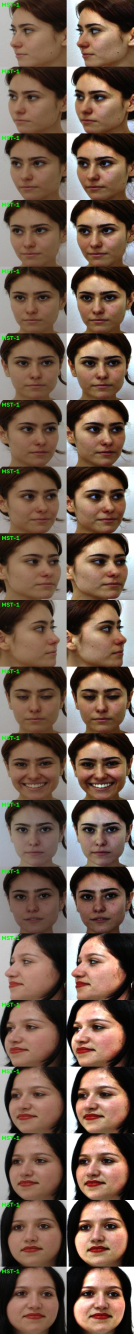
#> input picture ssr_check.jpg, 400 x 4000 px, found by its file name (shown at 1/3 size)
$ python -i train.py   (imports and definitions only)
#> lines starting #> are read from the running program, lines starting #| are printed output that depends on the picture
### ml_pipeline/src/hueview/regions.py
"""
HueView — Shared Regional Contract (used by Phases 7.3, 7.4, 7.5, 8, 9)
=======================================================================

This module holds the vocabulary that every Phase 7+ module agrees on:
region names, their canonical order, the `RegionPatch` container that
7.3 -> 7.4 -> 7.5 -> 8 passes along, and a compact codec for caching
segmentation results to disk.

Nothing here does image processing. It exists so that `hsv_skin_filter.py`
(7.4), `region_selector.py` (7.5) and the Phase 8 feature extractors cannot
silently disagree about what "region 3" means — a disagreement that would
scramble the 15-element CIELAB vector without raising a single error.

CANONICAL ORDER
---------------
The manuscript defines the segmentation order in Stage 3 of Feature
Selection as:

    (1) forehead, (2) left cheek, (3) right cheek, (4) nose bridge, (5) jawline

That order is authoritative here, because it is the order the 15-element
CIELAB Feature Vector (3 values x 5 regions) is built in at Phase 8.2.
Note that Appendix 3's reporting tables (Tables 19-27) list regions in a
slightly different order (Forehead, Left Cheek, Right Cheek, Jawline,
Nose). Reporting order is cosmetic; feature order is not. Use
REGION_ORDER for anything that becomes a feature vector, and
REPORTING_ORDER only when laying out results tables.

LEFT / RIGHT CONVENTION
-----------------------
"Left cheek" means the subject's anatomical left, which appears on the
RIGHT side of the image in a normal front-facing photo. MediaPipe's mesh
is defined in the same subject-anatomical convention, so as long as 7.3
builds its polygons from MediaPipe indices this is automatic. It is
called out explicitly because it is the single easiest thing to flip by
accident, and a flipped pair produces a plausible-looking but wrong
per-region table in Appendix 3.
"""

from __future__ import annotations

from dataclasses import dataclass, field
from typing import Dict, Optional, Tuple

import numpy as np

# --------------------------------------------------------------------------
# Region vocabulary
# --------------------------------------------------------------------------

#: Feature-vector order. Do not reorder — Phase 8.2's 15-element CIELAB
#: vector is built by concatenating regions in exactly this sequence.
REGION_ORDER: Tuple[str, ...] = (
    "forehead",
    "left_cheek",
    "right_cheek",
    "nose_bridge",
    "jawline",
)

#: Order used in the manuscript's results tables (Appendix 3). Cosmetic only.
REPORTING_ORDER: Tuple[str, ...] = (
    "forehead",
    "left_cheek",
    "right_cheek",
    "jawline",
    "nose_bridge",
)

#: Human-readable labels for figures, results tables and the Phase 16 UI.
REGION_DISPLAY: Dict[str, str] = {
    "forehead": "Forehead",
    "left_cheek": "Left Cheek",
    "right_cheek": "Right Cheek",
    "nose_bridge": "Nose Bridge",
    "jawline": "Jawline",
    # Table 26/28 and the List of Tables call this "Whole Face Classifier":
    # a separately trained EfficientNetB0 on the entire SSR-normalized face,
    # not a composite of the five regions.
    "full_face": "Full Face (Whole Face Classifier)",
}

#: Integer id per region, 1-5. Zero is reserved for "outside every region".
#: These ids are what the cached label map stores, so changing them
#: invalidates every cached .png on disk.
REGION_IDS: Dict[str, int] = {name: i + 1 for i, name in enumerate(REGION_ORDER)}
ID_TO_REGION: Dict[int, str] = {v: k for k, v in REGION_IDS.items()}

#: Approximate coverage areas from Table 3 of the manuscript, expressed as
#: (y_min, y_max, x_min, x_max) fractions of the face bounding box.
#: Phase 7.3 derives its polygons from MediaPipe landmarks, not from these
#: rectangles — but they are kept here as (a) a sanity check that landmark
#: polygons land roughly where the manuscript says they should, and (b) a
#: degraded fallback for images where MediaPipe returns no mesh.
TABLE3_COVERAGE: Dict[str, Tuple[float, float, float, float]] = {
    "forehead":    (0.00, 0.25, 0.20, 0.80),   # top 25% height, center 60% width
    "left_cheek":  (0.30, 0.65, 0.15, 0.45),   # middle 30-65% height, left 15-45% width
    "right_cheek": (0.30, 0.65, 0.55, 0.85),   # middle 30-65% height, right 55-85% width
    "nose_bridge": (0.35, 0.65, 0.30, 0.70),   # middle 35-65% height, center 30-70% width
    "jawline":     (0.65, 1.00, 0.40, 0.60),   # bottom 20-35% height, center 40-60% width
}

#: Status values a region can carry out of Phase 7.4. Ordered from best to
#: worst; `region_selector` uses this ordering when deciding what to route.
STATUS_OK = "ok"                              # primary HSV rule, healthy coverage
STATUS_RELAXED = "relaxed"                    # relaxed HSV rule was needed
STATUS_GEOMETRY_FALLBACK = "geometry_fallback"  # HSV stripped too much; polygon kept as-is
STATUS_EMPTY = "empty"                        # no usable pixels at all (landmark failure)

STATUS_RANK: Dict[str, int] = {
    STATUS_OK: 0,
    STATUS_RELAXED: 1,
    STATUS_GEOMETRY_FALLBACK: 2,
    STATUS_EMPTY: 3,
}

#: A region below this many valid pixels produces an unstable CIELAB mean.
#: Used as the default floor in both 7.4 and 7.5.
MIN_VALID_PIXELS = 50


# --------------------------------------------------------------------------
# The object that moves between phases
# --------------------------------------------------------------------------

@dataclass
class RegionPatch:
    """
    One anatomical region of one face, at whatever stage of Phase 7 it has
    reached.

    Produced by 7.3 (with `skin_mask` unset), refined by 7.4 (which fills
    `skin_mask`, `status` and the coverage counters), routed by 7.5, and
    consumed by Phase 8.

    Attributes
    ----------
    region:
        One of REGION_ORDER, or "full_face" for the composite built in 7.5.
    image:
        (H, W, 3) uint8 RGB. The SSR-normalized face from Phase 7.2, with
        every pixel outside this region's mask zeroed. Kept at the full
        224x224 frame rather than cropped to a bounding box so that
        EfficientNetB0 receives a consistent input size across regions and
        the spatial position of the patch stays meaningful.
    geometric_mask:
        (H, W) bool. The polygon mask from Phase 7.3, before HSV filtering.
    skin_mask:
        (H, W) bool. Valid skin pixels after Phase 7.4. This is the mask
        Phase 8.2 must average CIELAB over — never `geometric_mask`.
    status:
        One of the STATUS_* constants above.
    n_geometric_px / n_valid_px:
        Pixel counts before and after HSV filtering. Their ratio is the
        retention rate reported in the Phase 7 checkpoint.
    meta:
        Free-form diagnostics (which threshold tier fired, timings, etc.).
        Never read by downstream phases; safe to extend.
    """

    region: str
    image: np.ndarray
    geometric_mask: np.ndarray
    skin_mask: Optional[np.ndarray] = None
    status: str = STATUS_EMPTY
    n_geometric_px: int = 0
    n_valid_px: int = 0
    meta: Dict = field(default_factory=dict)

    # [30 lines left out: functions retention, is_usable, masked_pixels, __repr__, not called in this run]


# --------------------------------------------------------------------------
# Cache codec
# --------------------------------------------------------------------------
#
# Running MediaPipe (7.1) is the expensive part of Phase 7 — roughly 15-30 ms
# per image on CPU, which across 29,020 training images and multiple epochs
# is hours of wasted recomputation. SSR (7.2) by contrast is a single
# Gaussian blur and is cheap enough to redo on the fly.
#
# So the recommended caching strategy is: cache the *masks*, recompute SSR.
# The codec below packs all five geometric masks and all five post-HSV skin
# masks into one 224x224 uint8 array that PNG-compresses to a few kilobytes:
#
#     bits 0-2 : region id, 0 = outside all regions, 1-5 = REGION_IDS
#     bit  3   : 1 if this pixel survived Phase 7.4's HSV filter
#
# Regions are assumed non-overlapping. If 7.3 ever produces overlapping
# polygons, the later region in REGION_ORDER wins and a warning is raised.

_SKIN_BIT = 0b1000


# [22 lines left out: function encode_label_map, not called in this run]


def decode_label_map(
    label: np.ndarray,
    ssr_image: np.ndarray,
) -> Dict[str, RegionPatch]:
    """
    Rebuild RegionPatches from a cached label map plus a freshly recomputed
    SSR image.

    This is the inverse of `encode_label_map`. Statuses are not stored in
    the label map (they live in the per-image routing CSV written by 7.5),
    so decoded patches come back as STATUS_OK when they have pixels and
    STATUS_EMPTY when they do not. If you need exact status replay, join
    against the routing log on filename.
    """
    patches: Dict[str, RegionPatch] = {}
    region_ids = label & 0b0111
    skin_flag = (label & _SKIN_BIT).astype(bool)

    for name in REGION_ORDER:
        rid = REGION_IDS[name]
        geom = region_ids == rid
        skin = geom & skin_flag
        n_geom = int(geom.sum())
        n_valid = int(skin.sum())
        image = np.zeros_like(ssr_image)
        image[geom] = ssr_image[geom]
        patches[name] = RegionPatch(
            region=name,
            image=image,
            geometric_mask=geom,
            skin_mask=skin,
            status=STATUS_OK if n_valid >= MIN_VALID_PIXELS else STATUS_EMPTY,
            n_geometric_px=n_geom,
            n_valid_px=n_valid,
            meta={"source": "cached_label_map"},
        )
    return patches

### ml_pipeline/src/hueview/train.py
"""
PHASE 10 — HueView training.  [MANUSCRIPT-ALIGNED REVISION v5]

Trains one fused (EfficientNetB0 + CIELAB) classifier per configuration — the
five facial regions plus Full Face — reusing the frozen Phase 5 split and the
Baseline's training recipe.

v5 (manuscript, Stage 4 and Fused Classification & Output):
  * SIX configurations. Full Face is "processed by a separate EfficientNetB0
    classifier that receives the entire SSR-normalized face instead of a
    masked regional patch" (Stage 4) together with the 15-value CIELAB
    profile (Stage 5). It is a trained model, NOT a vote of the five.
    The final SCC is the six-way majority vote over all six configurations'
    predictions, assembled in evaluate.py and inference/hueview.py.
  * Augmentation = horizontal flip + rotation + colour jitter, with the
    Baseline's jitter ranges (see augment()).
  * Checkpoint and early stopping on best validation macro F1.
  Weights trained before v5 are not comparable; retrain all six under one
  run_tag.

Run order:
    python -m ml_pipeline.src.hueview.train --cache-lab    # once, per region
    python -m ml_pipeline.src.hueview.train --smoke        # 32-image sanity check
    python -m ml_pipeline.src.hueview.train --ablate-lab   # LAB branch matters?
    python -m ml_pipeline.src.hueview.train                # the real run

==========================================================================
WHAT v3 CHANGES, AND WHY IT MATTERS MORE THAN v2 DID
==========================================================================
v2 recomputed the HSV skin mask from the saved regional patch JPGs. That was
unnecessary and, as it turned out, wrong in two ways:

  * It used `DEFAULT_CONFIG` — the dataclass defaults baked into
    hsv_skin_filter.py — while run_phase7_4_batch.py loads the FROZEN config
    from configs/hsv_skin_thresholds.json. Those differ: the batch run uses
    hsv_source="original" (skin decided on the pre-SSR crop), the dataclass
    default is "ssr". v2 therefore filtered on a different image than the
    pipeline it was supposed to match, and the guard written to catch exactly
    that mismatch never fired, because it was reading the same wrong config it
    was meant to check. Every tier-escalation figure v2 printed is void.

  * It recomputed masks at all. Phase 7.4 ALREADY PERSISTED THEM.
    run_phase7_4_batch.py packs both the geometric and the post-HSV skin mask
    into one PNG per image via regions.encode_label_map(), at
    data/processed/label_maps/<exact manifest filename>.png:

        bits 0-2 : region id, 0 = outside all regions, 1-5 per REGION_IDS
        bit  3   : 1 if the pixel survived Phase 7.4's HSV filter

v3 therefore stops recomputing and READS THE REAL MASKS, via the module's own
regions.decode_label_map(). Training now consumes the identical skin_mask that
the batch pipeline produced and that Phase 8.2 averaged CIELAB over — not an
approximation of it. The frozen config is still loaded and echoed at startup,
but only so the run is self-documenting; no thresholds are applied here.

This also removes a whole class of error: no JPEG-black tolerance to tune, no
tier logic to replicate, no chance of drifting from the batch run.

==========================================================================
WHAT WAS WRONG WITH THE ORIGINAL train.py (still fixed here)
==========================================================================
Audited against "HueView System Architecture and Research Instrument",
Stages 3-5 of the HueView Proposed Approach (Figures 10 and 11).

[FIX 1] NO HSV SKIN FILTERING AT ALL.
    The original loaded the regional patch JPGs and used
    `mask = patch.any(axis=2)` as its "skin mask". Those JPGs carry Phase
    7.4's GEOMETRIC mask only — filter_region() writes
    `masked_image[geometric_mask] = ssr_image[geometric_mask]` and keeps
    skin_mask as a separate attribute. The HSV refinement the manuscript
    requires in Stage 3 ("remove residual non-skin features such as
    eyebrows, eyelashes, hair, eyes, and lips") never reached training.
    That is the entire explanation for the geometric-trained weights.
    Now: the real skin mask, read from the label map.

[FIX 2] CIELAB VIA OpenCV's QUANTIZED ENCODING.
    Old: cv2.cvtColor(..., COLOR_RGB2LAB) on uint8, then rescaled. That is
    the 8-bit display encoding, not CIELAB. Phase 8.2's cielab_features.py
    uses skimage.color.rgb2lab and documents why; the manuscript (Stage 5)
    specifies "RGB -> XYZ -> CIELAB via a standard matrix conversion".
    Training and the batch pipeline were in different colour spaces.
    Magnitude is small on an identical mask (dL* 0.08, da* 0.33, db* 0.31)
    but it is a correctness and train/inference-consistency fix.
    Now: skimage, same as Phase 8.2.

[FIX 3] full_face USED A 3-D WHOLE-IMAGE LAB VECTOR.
    Manuscript Figure 11 calls for a "CIELAB Feature Vector (15 Regional
    Color Features)", and regions.py states REGION_ORDER is authoritative
    "because it is the order the 15-element CIELAB Feature Vector
    (3 values x 5 regions) is built in at Phase 8.2". The old code called
    cielab_mean(face, mask=None) — a 3-vector over the ENTIRE image,
    including hair, eyes and background — and built every config with
    lab_dim=3. Now: 15-D in REGION_ORDER for full_face, 3-D for a single
    region; the lab branch is sized per configuration.

[FIX 4] ZERO-IMPUTATION BIASED TOWARD THE DARKEST CLASS.
    Old: cielab_mean returned np.zeros(3) for an empty region. (0,0,0) in
    CIELAB is pure black; cielab_features.py warns it "would bias the
    classifier toward the darkest SCC class". The `bad` counter was printed
    and ignored. Now: within-face imputation first, then the TRAIN-split
    mean. Validation is imputed from TRAIN statistics only.

[FIX 5] CHECKPOINT AND EARLY-STOPPING MONITORED DIFFERENT QUANTITIES.
    EarlyStopping watched val_loss with restore_best_weights while
    ModelCheckpoint watched val_accuracy, so the file on disk and the
    weights in memory could be two different models. (The old comment
    claimed ModelCheckpoint watched val_loss; it did not.) Both now
    monitor the same quantity: validation macro F1 (v4; was val_accuracy).

[FIX 6] CSVLogger used the default append=False with one filename for both
    fit() calls, so fine-tuning truncated the head-training log.

NOTE ON RETRAINING: fixes 1 and 3 change the model's input distribution.
Weights from before this revision are NOT comparable.

UPSTREAM, NOT FIXED HERE: the SSR images in images_ssr/ must be produced with
the manuscript's sigma = 30 (ssr_normalization.py SIGMA) before this runs.

--------------------------------------------------------------------------
ADAPTER SECTION - edit these to match your Phase 7/8 output layout, then
nothing below should need changing.
--------------------------------------------------------------------------
"""
from __future__ import annotations

import argparse
import json
import pathlib
import warnings
from collections import Counter

import cv2
import joblib
import numpy as np
import pandas as pd
import tensorflow as tf
from skimage.color import rgb2lab
from sklearn.preprocessing import StandardScaler
from sklearn.utils.class_weight import compute_class_weight
from tensorflow import keras
from tensorflow.keras import layers

# ---------------------------- ADAPTER ------------------------------------
ROOT = pathlib.Path(__file__).resolve().parents[2]          # -> ml_pipeline/

SPLIT_DIR = ROOT / "data/processed"            # train_hueview_usable.csv / val_hueview_usable.csv
FACE_DIR = SPLIT_DIR / "images_ssr"            # SSR faces (Phase 7.2)
LABEL_MAP_DIR = SPLIT_DIR / "label_maps"       # Phase 7.4 packed masks
COVERAGE_CSV = SPLIT_DIR / "phase7_4_full_coverage_stats.csv"
MODEL_DIR = ROOT / "models"
RESULT_DIR = ROOT / "results"
CONFIG_DIR = ROOT / "configs"
HSV_CONFIG_JSON = CONFIG_DIR / "hsv_skin_thresholds.json"

FNAME_COL = "filename"
LABEL_COL = "SCC_label"
IMG_SIZE = 224
N_CLASSES = 6

# Cohort folders the SSR images may be nested under, mirroring
# run_phase7_4_batch.resolve_ssr_path().
SSR_COHORTS = ["", "processed", "v5_processed", "c1_processed", "c2_processed"]

# Per Figure 10 -> Figure 11, the refined skin mask feeds the CNN as well as
# the CIELAB branch ("isolated, illumination-adjusted skin patches", Stage 4).
# Set False only to ablate the masking itself.
APPLY_SKIN_MASK_TO_CNN = True

# Stage 4: the Full Face classifier "receives the entire SSR-normalized face
# instead of a masked regional patch", so its CNN input is the unmasked SSR
# face. Set True only to ablate that choice.
MASK_FULL_FACE_IMAGE = False

# -------------------------- END ADAPTER ----------------------------------


# ---------------------------------------- the project's own shared contract
from .regions import (  # noqa: E402
    MIN_VALID_PIXELS,
    REGION_ORDER,
    decode_label_map,
)

REGION_ORDER = list(REGION_ORDER)
# Six configurations. full_face is a *configuration*, not a sixth anatomical
# region: its CIELAB vector is the concatenation of these five (5 x 3 = 15,
# per Figure 11) and its CNN sees the whole SSR face. It votes alongside the
# five regions for the final SCC -- see evaluate.py and inference/hueview.py.
FULL_FACE = "full_face"
REGIONS = REGION_ORDER + [FULL_FACE]

MISSING: Counter = Counter()


# [20 lines left out: function load_hsv_config, not called in this run]


def _fname_rel(fname: str) -> pathlib.Path:
    """Normalise a manifest filename to its path relative to images/.

    Mirrors run_phase7_4_batch.py: strip anything up to and including
    'images/', keep ' (2)' intact — in this dataset it marks the
    c2_processed copy, a genuinely different image.
    """
    s = str(fname).replace("\\", "/")
    if "images/" in s:
        s = s.split("images/")[-1]
    return pathlib.Path(s)


def load_face(fname: str):
    """Load the SSR-normalised 224x224 face (Phase 7.2)."""
#> called with fname = '../../../ssr_check.jpg'
    rel = _fname_rel(fname)
    for cohort in SSR_COHORTS:
        base = FACE_DIR / cohort if cohort else FACE_DIR
        for ext in (".jpg", ".png", ".jpeg", ".bmp"):
            p = base / rel.with_suffix(ext)
            if p.is_file():
                bgr = cv2.imread(str(p))
#> bgr is the input picture: shape (4000, 400, 3); mean B, G, R 80, 94.9, 118.4
                if bgr is None:
                    continue
                rgb = cv2.cvtColor(bgr, cv2.COLOR_BGR2RGB)
                if rgb.shape[:2] != (IMG_SIZE, IMG_SIZE):
                    rgb = cv2.resize(rgb, (IMG_SIZE, IMG_SIZE),
                                     interpolation=cv2.INTER_AREA)
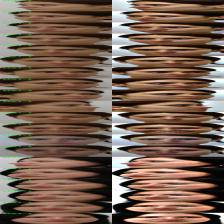
#> rgb: shape (224, 224, 3); mean R, G, B 118.4, 94.9, 80
                return rgb.astype(np.uint8)
    return None


def load_label_map(fname: str):
    """Load Phase 7.4's packed mask PNG for this image."""
#> called with fname = '../../../ssr_check.jpg'
    p = LABEL_MAP_DIR / _fname_rel(fname).with_suffix(".png")
    if not p.is_file():
        return None
    m = cv2.imread(str(p), cv2.IMREAD_UNCHANGED)
    if m is None:
        return None
    if m.ndim == 3:                       # written as 3-channel by some builds
        m = m[..., 0]
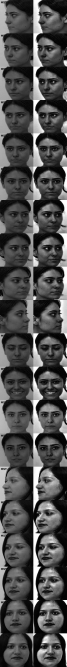
#> m: shape (4000, 400) (shown at 1/6 size); min 0, max 255, mean 80
    if m.shape[:2] != (IMG_SIZE, IMG_SIZE):
        m = cv2.resize(m, (IMG_SIZE, IMG_SIZE), interpolation=cv2.INTER_NEAREST)
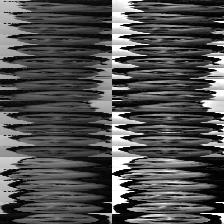
#> m: shape (224, 224); min 0, max 255, mean 80.3
    return m.astype(np.uint8)


def load_patches(fname: str):
    """Return Phase 7.4's five RegionPatches for one image, or None.

    This is the whole of [FIX 1]. decode_label_map() is the module's own
    inverse of the codec run_phase7_4_batch.py wrote with, so the skin_mask
    here is bit-identical to the one the batch pipeline produced — not a
    recomputation, not an approximation.
    """
    ssr = load_face(fname)
    if ssr is None:
        MISSING["ssr_image"] += 1
        return None
    label = load_label_map(fname)
    if label is None:
        MISSING["label_map"] += 1
        return None
    return decode_label_map(label, ssr), ssr
#> in decode_label_map, `region_ids = label & 0b0111`:
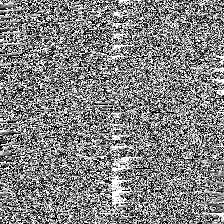
#> region_ids: shape (224, 224); min 0, max 7, mean 3.58; drawn with min black and max white
#> in decode_label_map, `skin_flag = (label & _SKIN_BIT).astype(bool)`:
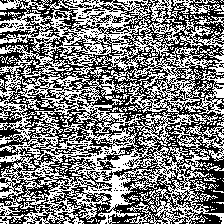
#> skin_flag: shape (224, 224) bool; 49.2% white in thin lines or dots
#> the loop in decode_label_map, `for name in REGION_ORDER:` made 5 passes
#> (n_geom, n_valid) on passes 1 to 5: (5900, 3143), (6041, 3055), (6235, 3013), (6387, 2977), (6314, 2952)
#> pass 1, in decode_label_map, `geom = region_ids == rid`:
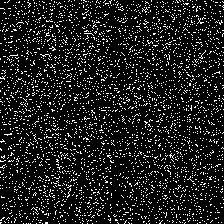
#> geom: shape (224, 224) bool; 11.8% white in thin lines or dots
#> pass 1, in decode_label_map, `skin = geom & skin_flag`:
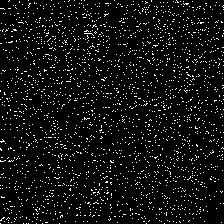
#> skin: shape (224, 224) bool; 6.3% white in thin lines or dots
#> after the loop in decode_label_map, `for name in REGION_ORDER:`: patches = 5 items
#> (the rest of the program and of its run is left out)
